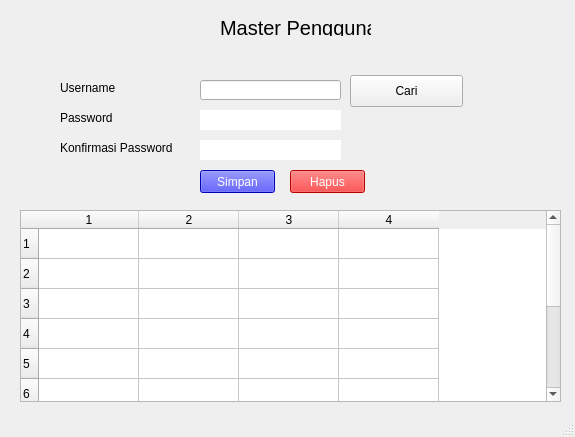
<?xml version="1.0" encoding="UTF-8"?>
<ui version="4.0">
 <class>MainWindow</class>
 <widget class="QMainWindow" name="MainWindow">
  <property name="geometry">
   <rect>
    <x>0</x>
    <y>0</y>
    <width>575</width>
    <height>437</height>
   </rect>
  </property>
  <property name="windowTitle">
   <string>Aplikasi Perpustakaan - Master Pengguna</string>
  </property>
  <widget class="QWidget" name="centralwidget">
   <widget class="QLabel" name="label">
    <property name="geometry">
     <rect>
      <x>220</x>
      <y>20</y>
      <width>151</width>
      <height>16</height>
     </rect>
    </property>
    <property name="font">
     <font>
      <pointsize>15</pointsize>
     </font>
    </property>
    <property name="text">
     <string>Master Pengguna</string>
    </property>
   </widget>
   <widget class="QLabel" name="label_2">
    <property name="geometry">
     <rect>
      <x>60</x>
      <y>80</y>
      <width>71</width>
      <height>16</height>
     </rect>
    </property>
    <property name="text">
     <string>Username</string>
    </property>
   </widget>
   <widget class="QLineEdit" name="txtUsername">
    <property name="geometry">
     <rect>
      <x>200</x>
      <y>80</y>
      <width>141</width>
      <height>20</height>
     </rect>
    </property>
   </widget>
   <widget class="QLabel" name="label_3">
    <property name="geometry">
     <rect>
      <x>60</x>
      <y>110</y>
      <width>91</width>
      <height>16</height>
     </rect>
    </property>
    <property name="text">
     <string>Password</string>
    </property>
   </widget>
   <widget class="QLineEdit" name="txtPassword">
    <property name="geometry">
     <rect>
      <x>200</x>
      <y>110</y>
      <width>141</width>
      <height>20</height>
     </rect>
    </property>
    <property name="frame">
     <bool>false</bool>
    </property>
    <property name="echoMode">
     <enum>QLineEdit::Password</enum>
    </property>
    <property name="readOnly">
     <bool>false</bool>
    </property>
   </widget>
   <widget class="QPushButton" name="btnSimpan">
    <property name="geometry">
     <rect>
      <x>200</x>
      <y>170</y>
      <width>75</width>
      <height>23</height>
     </rect>
    </property>
    <property name="styleSheet">
     <string notr="true">#btnSimpan{
	color: rgb(255, 255, 255);
	background-color: rgb(0, 0, 255);
}</string>
    </property>
    <property name="text">
     <string>Simpan</string>
    </property>
   </widget>
   <widget class="QTableWidget" name="gridMasterPengguna">
    <property name="geometry">
     <rect>
      <x>20</x>
      <y>210</y>
      <width>541</width>
      <height>192</height>
     </rect>
    </property>
    <property name="rowCount">
     <number>10</number>
    </property>
    <property name="columnCount">
     <number>4</number>
    </property>
    <row/>
    <row/>
    <row/>
    <row/>
    <row/>
    <row/>
    <row/>
    <row/>
    <row/>
    <row/>
    <column/>
    <column/>
    <column/>
    <column/>
   </widget>
   <widget class="QPushButton" name="btnHapus">
    <property name="geometry">
     <rect>
      <x>290</x>
      <y>170</y>
      <width>75</width>
      <height>23</height>
     </rect>
    </property>
    <property name="styleSheet">
     <string notr="true">#btnHapus{
	color: rgb(255, 255, 255);
	background-color: rgb(255, 0, 0);
}
</string>
    </property>
    <property name="text">
     <string>Hapus</string>
    </property>
   </widget>
   <widget class="QLineEdit" name="txtKonfirmasiPassword">
    <property name="geometry">
     <rect>
      <x>200</x>
      <y>140</y>
      <width>141</width>
      <height>20</height>
     </rect>
    </property>
    <property name="frame">
     <bool>false</bool>
    </property>
    <property name="echoMode">
     <enum>QLineEdit::Password</enum>
    </property>
    <property name="readOnly">
     <bool>false</bool>
    </property>
   </widget>
   <widget class="QLabel" name="label_4">
    <property name="geometry">
     <rect>
      <x>60</x>
      <y>140</y>
      <width>131</width>
      <height>16</height>
     </rect>
    </property>
    <property name="text">
     <string>Konfirmasi Password</string>
    </property>
   </widget>
   <widget class="QPushButton" name="btnCari">
    <property name="geometry">
     <rect>
      <x>350</x>
      <y>75</y>
      <width>113</width>
      <height>32</height>
     </rect>
    </property>
    <property name="text">
     <string>Cari</string>
    </property>
   </widget>
  </widget>
  <widget class="QStatusBar" name="statusbar"/>
 </widget>
 <resources/>
 <connections/>
</ui>
